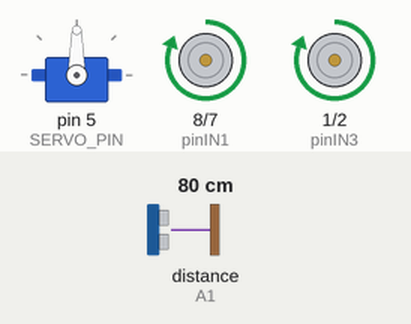
This sketch was run on a simulated Arduino Uno, built with avr-gcc and run on an emulated ATmega328P. On the bench: servo, motor-driver pin pairs drawn as motors (green arrow = first pin HIGH = forward, orange = second pin HIGH = backward, longer = more drive, scaled by the enable pin). Wiring (inferred from the names in the program): ultrasonic range finder: trigger A0; echo A1. The inputs (shaded band) are chosen by the test bench; at power-on: distance to the obstacle (sensor on A1) 80 cm. The echo pulse lasts 58.3 µs per cm.

Above: at 1.2 s.
1.3 s: distance to the obstacle (sensor on A1) set to 54 cm
2.8 s: distance to the obstacle (sensor on A1) set to 48 cm
At 3.01 s:
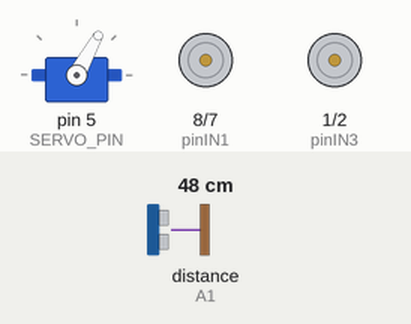
5.8 s: distance to the obstacle (sensor on A1) set to 12 cm
8.8 s: distance to the obstacle (sensor on A1) set to 9 cm
At 11.5 s:
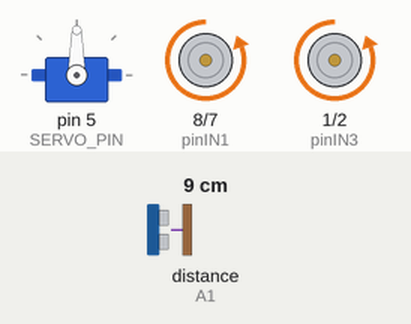
11.8 s: distance to the obstacle (sensor on A1) set to 60 cm
At 12.8 s:
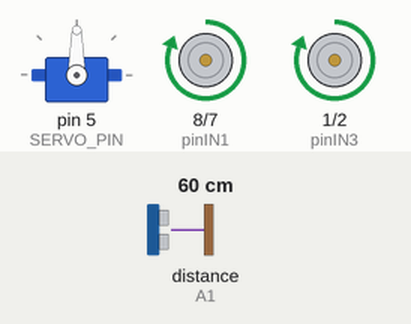
13.3 s: distance to the obstacle (sensor on A1) set to 2 cm
At 14.1 s:
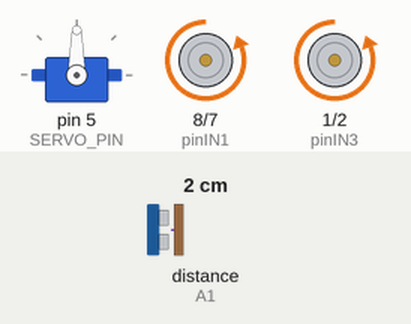
Timing chart, 0 to 15.8 s (numbered marks = the images above; inputs shaded):
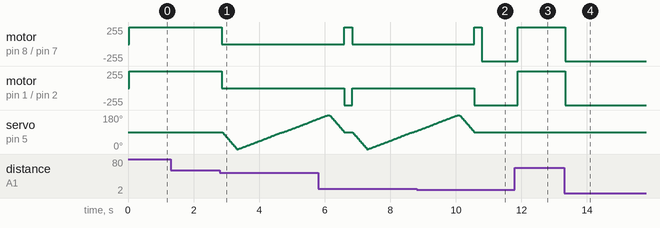

Measured:
- the behaviour switches between 52 and 51 cm on distance to the obstacle (sensor on A1) (found by bisection; images 0 and 1)
- the behaviour switches between 11 and 10 cm on distance to the obstacle (sensor on A1) (found by bisection; images 1 and 2)
- after the input at 1.3 s, every drawn part: stays the same
- after the input at 2.8 s, motor on pin 8 (pinIN1) / pin 7 (pinIN2), motor on pin 1 (pinIN3) / pin 2 (pinIN4): forward 255/255 → stopped after 0.07 s
- after the input at 8.8 s, servo on pin 5 (SERVO_PIN): goes on until 10.6 s, then stays 90°
- after the input at 11.8 s, motor on pin 8 (pinIN1) / pin 7 (pinIN2), motor on pin 1 (pinIN3) / pin 2 (pinIN4): backward 255/255 → forward 255/255 after 0.09 s
- after the input at 13.3 s, motor on pin 8 (pinIN1) / pin 7 (pinIN2), motor on pin 1 (pinIN3) / pin 2 (pinIN4): forward 255/255 → backward 255/255 at once

The sketch:

arduino_car.ino
```cpp
#include "Servo.h"
#include "SR04.h"
#include "Mando.h"
#include "RobotCarLib.h"

#define TRIG_PIN A0
#define ECHO_PIN A1

#define SERVO_PIN 5

SR04 ds = SR04(ECHO_PIN, TRIG_PIN);
long distanciaCentro;
long distanciaDerecha;
long distanciaIzquierda;

int pos = 90;
Servo servo;

int velocidad = 100;

RobotCarLib motor;

void setup() {
//  Serial.begin(9600); //Si descomentamos, motor izdo atras no funciona.
  servo.attach(SERVO_PIN); //Deshabilita PWM 9 y 10.
  servo.write(pos);

//  MandoInit(); //Si descomentamos no funcionan los motores. PWM 3 y 11 no funcionan.

  motor.Init();
//  testMotor();
}

void loop() {
//  TeclaPulsada();
  medirDistanciaCentro();
  esquivarObstaculos();
  delay(10);
}

void esquivarObstaculos() {
  if (distanciaCentro > 50) {
    motor.MoveForward();
  } else if (distanciaCentro < 10) {
    motor.MoveBackward();
    delay(100);
  } else {
    motor.Stop();
    medirDistancias();
    if (distanciaDerecha > distanciaIzquierda) {
      motor.TurnRight();
    } else {
      motor.TurnLeft();
    }
    delay(200);
  }
}

// Sensor ultrasonidos y servo
long distancia() {
  long distancia = ds.Distance();
  //Serial.print(distancia);
  //Serial.println("cm");
  return distancia;
}

void medirDistanciaCentro() {
  servoAlCentro();
  distanciaCentro = distancia();
}

void medirDistancias() {
  posicionServo(0);
  for (pos = 0; pos <= 180; pos += 1) {
    servo.write(pos);
    delay(15);
    if (pos == 0) {
      distanciaDerecha = distancia();
    } else if (pos == 90) {
      distanciaCentro = distancia();
    } else if (pos == 180) {
      distanciaIzquierda = distancia();
    }
  }
  servoAlCentro();
}

void servoAlCentro() {
  posicionServo(90);
}

void posicionServo(int posicion) {
  while (pos != posicion) {
    pos = pos > posicion ? pos - 1 : pos + 1;
    servo.write(pos);
    delay(5);
  }
}

// Motor
void testMotor() {
  motor.MoveForward();
  delay(1000);
  motor.MoveBackward();
  delay(1000);
  motor.TurnLeft();
  delay(1000);
  motor.TurnRight();
  delay(1000);
  motor.Stop();
  delay(1000);
}
```

Mando.cpp
```cpp
#include "Mando.h"
#include "IRremote.h"
#include "Arduino.h"

//CODIGOS HEXADECIMALES MANDO A DISTANCIA
//Botón           Dirección (HEX) comando (HEX) Dato 32 bits (HEX)
//OK              0x00  0x02  0x00FF02FD
//Arriba (↑)      0x00  0x62  0x00FF629D
//Abajo (↓)       0x00  0XA8  0x00FFA857
//Izquierda (←)   0x00  0x22  0x00FF22DD
//Derecha (→)     0x00  0xC2  0x00FFC23D
//1               0x00  0x68  0x00FF6897
//2               0x00  0x98  0x00FF9867
//3               0x00  0xB0  0x00FFB04F
//4               0x00  0x30  0x00FF30CF
//5               0x00  0x18  0x00FF18E7
//6               0x00  0x7A  0x00FF7A85
//7               0x00  0x10  0x00FF10EF
//8               0x00  0x38  0x00FF38C7
//9               0x00  0x5A  0x00FF5AA5
//0               0x00  0x4A  0x00FF4AB5
//*               0x00  0x42  0x00FF42BD
//#               0x00  0x52  0x00FF52AD

const int IR_PIN = 12;
IRrecv irrecv(IR_PIN);

void MandoInit() {
  //Serial.begin(9600);
  irrecv.enableIRIn();
}

char dump(decode_results *results) {
  //Serial.print("value: ");
  //Serial.println(results->value, HEX);
  char tecla_mando = ' ';
  if (results->value == 0x00FF6897)
    tecla_mando = '1';
  else if (results->value == 0x00FF9867)
    tecla_mando = '2';
  else if (results->value == 0x00FFB04F)
    tecla_mando = '3';
  else if (results->value == 0x00FF30CF)
    tecla_mando = '4';
  else if (results->value == 0x00FF18E7)
    tecla_mando = '5';
  else if (results->value == 0x00FF7A85)
    tecla_mando = '6';
  else if (results->value == 0x00FF10EF)
    tecla_mando = '7';
  else if (results->value == 0x00FF38C7)
    tecla_mando = '8';
  else if (results->value == 0x00FF5AA5)
    tecla_mando = '9';
  else if (results->value == 0x00FF4AB5)
    tecla_mando = '0';
  else if (results->value == 0x00FF42BD)
    tecla_mando = '*';
  else if (results->value == 0x00FF52AD)
    tecla_mando = '#';
  else if (results->value == 0x00FF02FD)
    tecla_mando = 'k';
  else if (results->value == 0x00FF629D)
    tecla_mando = 'u';
  else if (results->value == 0x00FFA857)
    tecla_mando = 'd';
  else if (results->value == 0x00FF22DD)
    tecla_mando = 'l';
  else if (results->value == 0x00FFC23D)
    tecla_mando = 'r';
  return tecla_mando;
}

char TeclaPulsada() {
  decode_results results;
  char tecla = ' ';
  if (irrecv.decode(&results)) {
    tecla = dump(&results);
    //Serial.print("t: ");
    //Serial.println(tecla);
    irrecv.resume();
  }
  return tecla;
}
```

Mando.h
```cpp
#include "IRremote.h"
#include <Arduino.h>

void MandoInit();
char TeclaPulsada();
```

RobotCarLib.cpp
```cpp
// (licence header left out)
#include "RobotCar_Constants.h"
#include "RobotCar_L298N.h"
#include "RobotCarLib.h"


void RobotCarLib::Init()
{
	_motorLeft.Init(pinIN1, pinIN2, pinENA);
	_motorRight.Init(pinIN3, pinIN4, pinENB);
}

void RobotCarLib::Stop() const
{
	_motorLeft.Stop();
	_motorRight.Stop();
}


void RobotCarLib::MoveForward() const
{
	_motorLeft.MoveForward();
	_motorRight.MoveForward();
}


void RobotCarLib::MoveForward(uint8_t speed) const
{
	_motorLeft.MoveForward(speed);
	_motorRight.MoveForward(speed);
}

void RobotCarLib::MoveBackward() const
{
	_motorLeft.MoveBackward();
	_motorRight.MoveBackward();
}

void RobotCarLib::MoveBackward(uint8_t speed) const
{
	_motorLeft.MoveBackward(speed);
	_motorRight.MoveBackward(speed);
}

void RobotCarLib::TurnLeft() const
{
	_motorLeft.MoveBackward();
	_motorRight.MoveForward();
}

void RobotCarLib::TurnLeft(uint8_t speed)
{
	_motorLeft.MoveBackward(speed);
	_motorRight.MoveForward(speed);
}

void RobotCarLib::TurnRight() const
{
	_motorLeft.MoveForward();
	_motorRight.MoveBackward();
}

void RobotCarLib::TurnRight(uint8_t speed) const
{
	_motorLeft.MoveForward(speed);
	_motorRight.MoveBackward(speed);
}

void RobotCarLib::SlowTurnLeft() const
{
	_motorLeft.Stop();
	_motorRight.MoveForward();
}

void RobotCarLib::SlowTurnLeft(uint8_t speed) const
{
	_motorLeft.Stop();
	_motorRight.MoveForward(speed);
}

void RobotCarLib::SlowTurnRight() const
{
	_motorLeft.MoveForward();
	_motorRight.Stop();
}

void RobotCarLib::SlowTurnRight(uint8_t speed) const
{
	_motorLeft.MoveForward(speed);
	_motorRight.Stop();
}
```

RobotCarLib.h
```cpp
// (licence header left out)
#ifndef _ROBOTCARLIB_h
#define _ROBOTCARLIB_h

#include "Arduino.h"
#include "RobotCar_L298N.h"

class RobotCarLib
{
public:
	void Init();

	void Stop() const;

	void MoveForward() const;
	void MoveForward(uint8_t speed) const;
	void MoveBackward() const;
	void MoveBackward(uint8_t speed) const;

	void TurnLeft() const;
	void TurnLeft(uint8_t speed);
	void TurnRight() const;
	void TurnRight(uint8_t speed) const;

	void SlowTurnLeft() const;
	void SlowTurnLeft(uint8_t speed) const;
	void SlowTurnRight() const;
	void SlowTurnRight(uint8_t speed) const;


private:
	RobotCar_L298N _motorLeft;
	RobotCar_L298N _motorRight;
};

#endif
```

RobotCar_Constants.h
```cpp
// (licence header left out)
#ifndef _ROBOTCAR_CONSTANTS_h
#define _ROBOTCAR_CONSTANTS_h

const int pinIN1 = 8;
const int pinIN2 = 7;
const int pinIN3 = 1;
const int pinIN4 = 2;
const int pinENA = 11;
const int pinENB = 3;

#endif
```

RobotCar_L298N.cpp
```cpp
// (licence header left out)
#include "RobotCar_L298N.h"
#include <Arduino.h>


void RobotCar_L298N::Init(int pinIN1, int pinIN2, int pinENA)
{
	this->_pinIN1 = pinIN1;
	this->_pinIN2 = pinIN2;
	this->_pinENA = pinENA;
	pinMode(_pinIN1, OUTPUT);
	pinMode(_pinIN2, OUTPUT);
	pinMode(_pinENA, OUTPUT);
}

void RobotCar_L298N::Stop() const
{
	digitalWrite(_pinIN1, LOW);
	digitalWrite(_pinIN2, LOW);
	digitalWrite(_pinENA, LOW);
}

void RobotCar_L298N::MoveForward() const
{
	digitalWrite(_pinIN1, HIGH);
	digitalWrite(_pinIN2, LOW);
	digitalWrite(_pinENA, HIGH);
}

void RobotCar_L298N::MoveForward(uint8_t speed) const
{
	digitalWrite(_pinIN1, HIGH);
	digitalWrite(_pinIN2, LOW);
	analogWrite(_pinENA, speed);
}

void RobotCar_L298N::MoveBackward() const
{
	digitalWrite(_pinIN1, LOW);
	digitalWrite(_pinIN2, HIGH);
	digitalWrite(_pinENA, HIGH);
}

void RobotCar_L298N::MoveBackward(uint8_t speed) const
{
	digitalWrite(_pinIN1, LOW);
	digitalWrite(_pinIN2, HIGH);
	analogWrite(_pinENA, speed);
}
```

RobotCar_L298N.h
```cpp
// (licence header left out)
#ifndef _ROBOTCAR_L298N_h
#define _ROBOTCAR_L298N_h

#include <Arduino.h>

class RobotCar_L298N
{
public:
	void Init(int pinIN1, int pinIN2, int pinENA);
	void Stop() const;
	void MoveForward() const;
	void MoveForward(uint8_t speed) const;
	void MoveBackward() const;
	void MoveBackward(uint8_t speed) const;

private:
	int8_t _pinIN1;
	int8_t _pinIN2;
	int8_t _pinENA;
};

#endif
```
